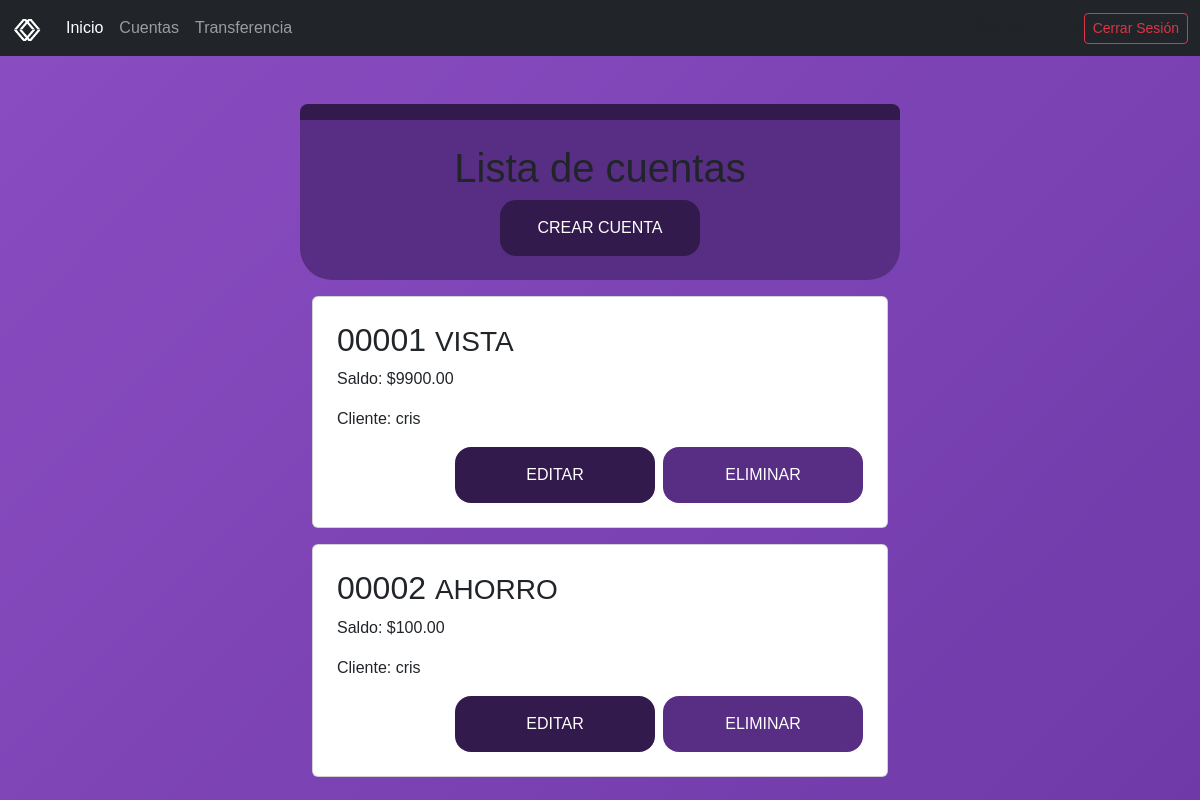
Before: /accountlist/ (signed in) with the older database file.
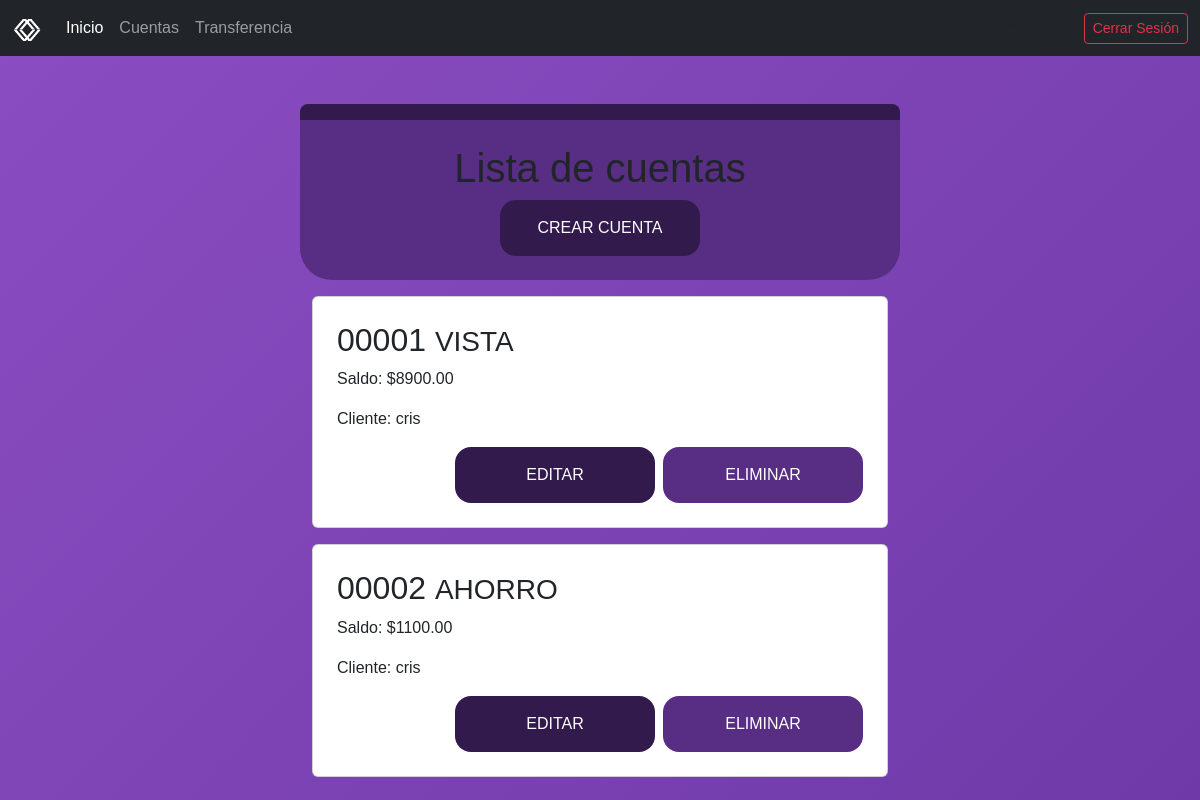
After: the same page with the newer database file.
### gestion/models.py (models this page shows, shortened)
class Cuenta(models.Model):
    ACCOUNT_TYPES = [
        ('VISTA','Vista'),
        ('AHORRO', 'Ahorro'),
        ('CORRIENTE','Corriente')
    ]
    client = models.ForeignKey(Cliente, on_delete=models.CASCADE, related_name='cuentas')
    account_number = models.CharField("Número de cuenta",max_length=20, unique=True)
    account_type = models.CharField("Tipo de cuenta",max_length=20, choices=ACCOUNT_TYPES)
    balance = models.DecimalField("Saldo",max_digits=12, decimal_places=2, default=0)
    status = models.BooleanField(default=True)
    date_created = models.DateTimeField(auto_now_add=True)

class Cliente(models.Model):
    user = models.OneToOneField(User, on_delete=models.CASCADE, related_name='cliente')
    phone = models.CharField("Teléfono",max_length=20, blank=True, null=True)
    date_created = models.DateTimeField(auto_now_add=True)
    def __str__(self):
        return self.user.username

### gestion/views.py (the view)
# urls.py: path('accountlist/', cuenta_list,name='account_list' ),
@login_required
def cuenta_list(request):
    cuentas = Cuenta.objects.filter(client__user=request.user)
    return render(request, 'account_list.html',{'cuentas':cuentas})

### gestion/templates/account_list.html (shortened to what this page needs)
{% extends 'base.html' %}
{% block content %}
<div class="row justify-content-center">
    <div class="col-11 col-md-6 carding text-center mt-5 mb-3">
        <h1>Lista de cuentas</h1>
        <a href="{% url 'account_create' %}">
            <button class="btn-pr2">Crear Cuenta</button>
        </a>
    </div>
</div>
{% for cuenta in cuentas %}
<div class="row justify-content-center">
    <div class="col-6 mb-3">
        <div class="card p-4">
            <h2>{{ cuenta.account_number }} <small>{{ cuenta.account_type }}</small></h2>
            <p>Saldo: ${{ cuenta.balance }}</p>
            <p>Cliente: {{ cuenta.client }}</p>
            <div class="d-flex justify-content-end">
                <a href="{% url 'account_update' cuenta.id %}" class="btn-pr2 me-2">Editar</a>
                <a href="{% url 'account_delete' cuenta.id %}" class="btn-pr">Eliminar</a>
            </div>
        </div>
    </div>
</div>
{% endfor %}
{% endblock %}

Changed rows visible on the page:
changed Cuenta "VISTA": balance "9900.00" → "8900.00"
changed Cuenta "AHORRO": balance "100.00" → "1100.00"
